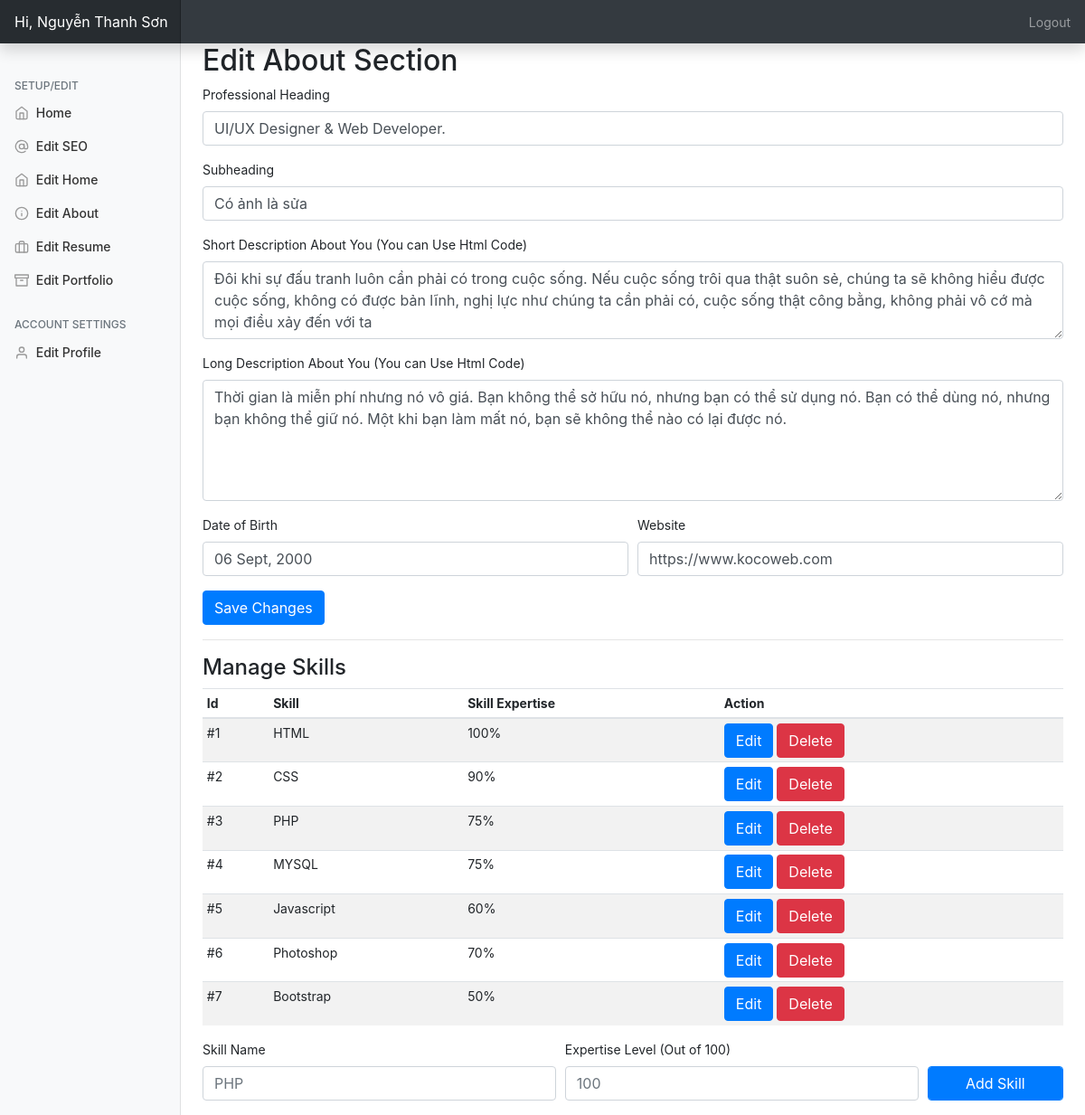
Page /admin/?editabout=true (signed in) on the committed database.
### tables this page shows
CREATE TABLE `aboutus_setup` (
  `id` int(11) NOT NULL,
  `shortdesc` text NOT NULL,
  `heading` text NOT NULL,
  `subheading` text NOT NULL,
  `longdesc` text NOT NULL,
  `website` varchar(250) NOT NULL,
  `dob` varchar(250) NOT NULL
);

CREATE TABLE `skills` (
  `id` int(11) NOT NULL,
  `skill` varchar(250) NOT NULL,
  `score` varchar(250) NOT NULL
);

### admin/php/about.php (the view, shortened to what this page needs)
<h2>Edit About Section</h2>
         <form method="post" action="php/uabout.php">
         <div class="form-row">
             <div class="form-group col-md-12">
    <label for="ptitle">Professional Heading</label>
    <input type="text" name="ptitle" value="<?=$data['heading']?>" class="form-control" id="ptitle" placeholder="..">
  </div>
        <div class="form-group col-md-12">
    <label for="psubtitle">Subheading</label>
    <input type="text" name="psubtitle" value="<?=$data['subheading']?>" class="form-control" id="psubtitle" placeholder="...">
  </div>
    <div class="form-group col-md-12">
    <label for="exampleFormControlTextarea1">Short Description About You (You can Use Html Code)</label>
    <textarea class="form-control" name="shortdesc" id="exampleFormControlTextarea1" rows="3" placeholder="..."><?=$data['shortdesc'];?></textarea>
  </div>
        <div class="form-group col-md-12">
    <label for="exampleFormControlTextarea1">Long Description About You (You can Use Html Code)</label>
    <textarea class="form-control" id="exampleFormControlTextarea1" rows="5" name="longdesc" placeholder="..."><?=$data['longdesc'];?>
    </textarea>
  </div>
        <div class="form-group col-md-6">
    <label for="bd">Date of Birth</label>
    <input type="text" name="dob" value="<?=$data['dob']?>" class="form-control" id="dob" placeholder="...">
  </div>
        <div class="form-group col-md-6">
    <label for="website">Website</label>
    <input type="text" name="website" value="<?=$data['website']?>" class="form-control" id="website" placeholder="...">
  </div>
         </div>
         <input type="submit" name="save" class="btn btn-primary" value="Save Changes">
         </form>
         <hr>
         <h4 ID="skillsection">Manage Skills</h4>
         <table class="table table-striped table-sm">
          <thead>
            <tr>
              <th>Id</th>
              <th>Skill</th>
              <th>Skill Expertise</th>
              <th>Action</th>
            </tr>
          </thead>
          <tbody>
         <?php
$query2="SELECT * FROM skills";
$queryrun2=mysqli_query($db,$query2);
$count=1;
while($data2=mysqli_fetch_array($queryrun2)){
    ?>
     <tr>
          <td>#<?=$count?></td>
              <td><?=$data2['skill']?></td>
         <td><?=$data2['score']?>%</td>
         <td><button type="button" class="btn btn-primary" data-toggle="modal" data-target="#modal<?=$data2['id']?>">
  Edit
</button> <a href="php/supdate.php?del=<?=$data2['id']?>"><button type="button" class="btn btn-danger" data-toggle="modal" data-target="#exampleModal">
  Delete
             </button></a></td>
            </tr>
         <?php $count++;
} ?>
             </tbody></table>
             <form action="php/supdate.php" method="post">
                 <div class="form-row">
                     <div class="form-group col-md-5">
    <label for="sn">Skill Name</label>
    <input type="text" name="skill" class="form-control" id="website" placeholder="PHP" required>
  </div><div class="form-group col-md-5">
    <label for="website">Expertise Level (Out of 100)</label>
    <input type="text" name="score" class="form-control" id="website" placeholder="100" required>
  </div>
   <div class="form-group col-md-2">
     <label class="text-white">submit</label>
      <input type="submit" name="addskill" class="btn btn-primary form-control" value="Add Skill">
   </div>
                 </div>
             </form>

### admin/css/dashboard.css (style rules this page uses)
body { font-size: .875rem; }

### rows in the picture
aboutus_setup: ptitle "UI/UX Designer & Web Developer.", psubtitle "Có ảnh là sửa", shortdesc "Đôi khi sự đấu tranh luôn cần phải có trong cuộc sống. Nếu cuộc sống trôi qua thật suôn sẻ, chúng ta sẽ không hiểu được cuộc sống, không có được bản lĩnh, nghị lực như chúng ta cần phải có, cuộc sống thật công bằng, không phải vô cớ mà mọi điều xảy đến với ta", longdesc "Thời gian là miễn phí nhưng nó vô giá. Bạn không thể sở hữu nó, nhưng bạn có thể sử dụng nó. Bạn có thể dùng nó, nhưng bạn không thể giữ nó. Một khi bạn làm mất nó, bạn sẽ không thể nào có lại được nó.", dob "06 Sept, 2000", website "https://www.kocoweb.com"
skills: skill "HTML", score "100"
skills: skill "CSS", score "90"
skills: skill "PHP", score "75"
skills: skill "MYSQL", score "75"
skills: skill "Javascript", score "60"
skills: skill "Photoshop", score "70"
skills: skill "Bootstrap", score "50"

### other values in the picture
$_SESSION['username'] "Nguyễn Thanh Sơn"
